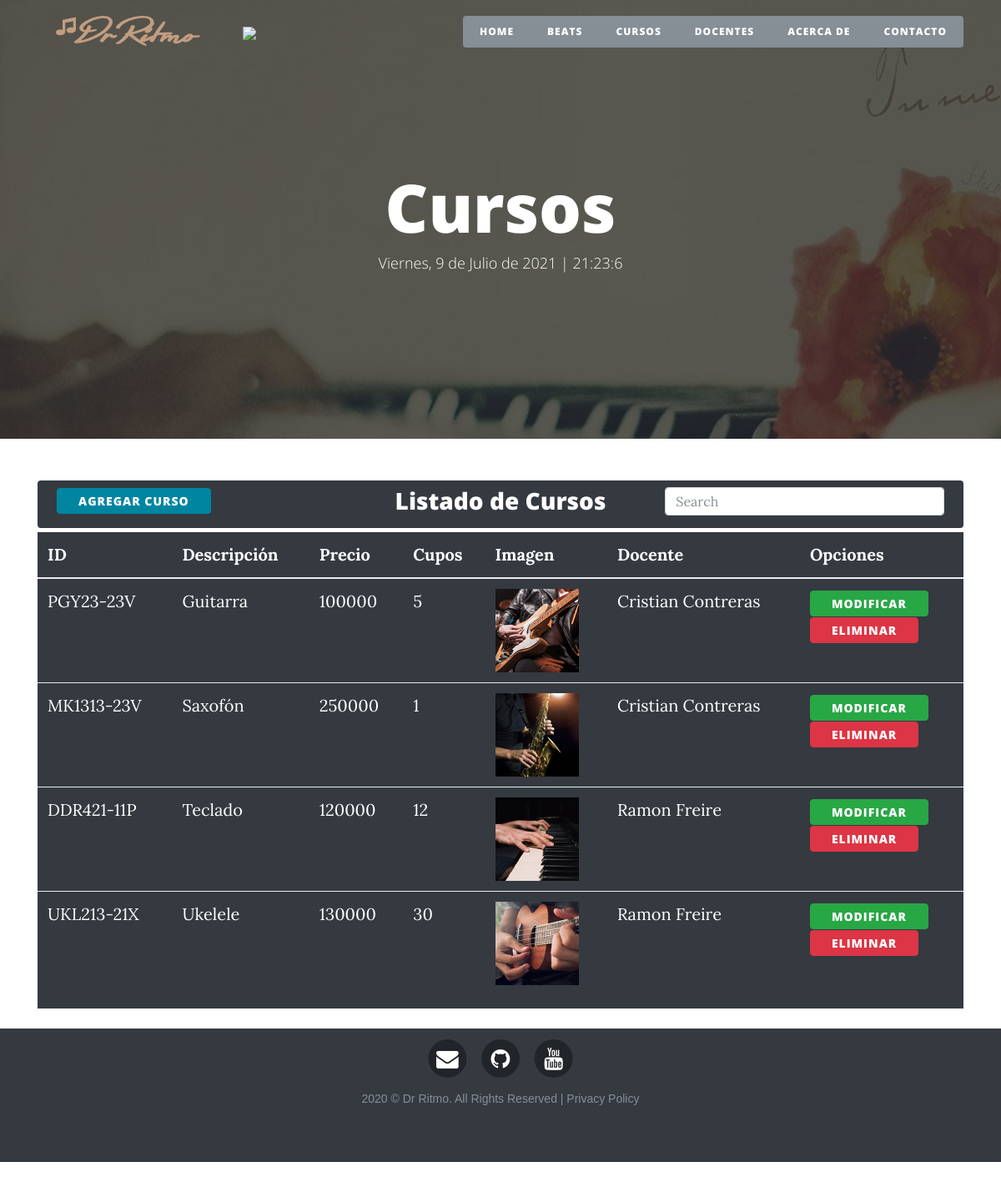
Screenshot of /cursos/ with the database file from the repository.
### cursos/models.py (models this page shows, shortened)
class Curso(models.Model):
    idCurso = models.CharField(primary_key=True,max_length=10,verbose_name='ID')
    descripcion = models.CharField(max_length=100,verbose_name='Descripción')
    precio = models.IntegerField(verbose_name='Precio Unitario')
    stock = models.IntegerField(verbose_name='Stock')
    imagen = models.ImageField(verbose_name='Imagen',upload_to='cursos',null=True,blank=True)
    docente = models.ForeignKey(Docente, on_delete=models.CASCADE)
    class Meta:
        verbose_name='curso'
        verbose_name_plural='cursos'
        ordering = ['descripcion']

class Docente(models.Model):
    idDocente = models.IntegerField(primary_key=True, verbose_name='ID')
    docente = models.CharField(max_length=50,verbose_name='Docente')
    class Meta:
        verbose_name='docente'
        verbose_name_plural='docentes'
        ordering = ['docente']
    def __str__(self):
        return self.docente

### cursos/views.py (the view)
# urls.py: path('cursos/', cursos_views.cursos, name='cursos'),
def cursos(request):
    cursos = Curso.objects.all()
    return render(request, "cursos/cursos.html",{'cursos':cursos})

### cursos/templates/cursos/cursos.html (shortened to what this page needs)
{% extends 'core/base.html' %}
{% load static %}
{% block img-background %}{% static 'core/img/cursos-bg.jpg' %}{% endblock %}
{% block headers %}
    <h1>Cursos</h1>
{% endblock %}
{% block content %}
    <div class="container">
        <div class="row bg-dark text-white p-2 mb-1 mt-1 rounded">
            <div class="col">
                <a href="{% url 'add_curso' %}">
                    <button class="btn btn-primary py-1 rounded">Agregar Curso</button >
                </a>
            </div>
            <div class="col text-center">
                <h3>Listado de Cursos</h3>
            </div>
            <div class="col">
                <form class="d-flex">
                    <input id="texto_buscado" class="form-control me-2 py-1" type="search" placeholder="Search" aria-label="Search">
                  </form>
            </div>
        </div>
        <div class="row">
            <div class="table-responsive bg-dark text-white" id="datos_tabla">
                <table class="table table-hover ">
                    <thead>
                        <tr>
                            <th>ID</th>
                            <th>Descripción</th>
                            <th>Precio</th>
                            <th>Cupos</th>
                            <th>Imagen</th>
                            <th>Docente</th>
                            <th>Opciones</th>
                        </tr>
                    </thead>
                    <tbody>
                        {% for c in cursos %}
                            <tr>
                                <td>{{c.idCurso}}</td>
                                <td>{{c.descripcion}}</td>
                                <td>{{c.precio}}</td>
                                <td>{{c.stock}}</td>
                                {% if c.imagen %}
                                    <td><img class="img-producto" src="{{c.imagen.url}}" alt=""></td>
                                {% else %}
                                    <td><img class="img-producto" src="{% static 'core/img/image_not_found.jpg' %}" alt=""></td>
                                {% endif %}
                                <td>{{c.docente}}</td>
                                <td>
                                    <a class="btn btn-success py-1 rounded" href="{% url 'mod_curso' c.idCurso %}">Modificar</a><br>
                                    <a class="btn btn-danger py-1 rounded" href="{% url 'del_curso' c.idCurso %}">Eliminar</a>
                                </td>
                            </tr>
                        {% endfor %}
                    </tbody>
                </table>
            </div>
        </div>
    </div>
{% endblock %}

### core/templates/core/base.html (shortened to what this page needs)
<!DOCTYPE html>
<html lang="es-CL">
    <head>
        {% load static %}
        <link href="{% static 'core/vendor/bootstrap/css/bootstrap.css' %}" rel="stylesheet">
        <link href="{% static 'core/vendor/font-awesome/css/font-awesome.css' %}" rel="stylesheet" type="text/css">
        <link href="{% static 'core/css/clean-blog.min.css' %}" rel="stylesheet">
        <link href="{% static 'core/css/styles.css' %}" rel="stylesheet">
    </head>
    <body onload="relog(),fetchUsers(),cargarModo()">
        <nav class="navbar navbar-expand-lg navbar-dark fixed-top" id="mainNav">
            <div class="container">
                <a class="navbar-brand" href="{% url 'home' %}"><img src="{% static 'core/img/logo2.png' %}" alt=""></a>
                <a href="" onclick="cambiarModo();"><img class="img-fluid" style="width: 30px;" src="https://img.icons8.com/doodle/96/000000/light-on--v1.png"/></a>
                <div class="collapse navbar-collapse" id="navbarResponsive">
                    <ul class="navbar-nav ml-auto bg-secondary rounded">
                        <li class="nav-item">
                            <a class="nav-link" href="{% url 'home' %}">Home</a>
                        </li>
                        <li class="nav-item">
                            <a class="nav-link" href="{% url 'portfolio' %}">Beats</a>
                        </li>
                        <li class="nav-item">
                        <a class="nav-link" href="{% url 'cursos-publicos' %}">Cursos</a>
                        </li>
                        <li class="nav-item">
                            <a class="nav-link" href="{% url 'docentes' %}">Docentes</a>
                        </li>
                        <li class="nav-item">
                            <a class="nav-link" href="{% url 'about' %}">Acerca de</a>
                        </li>
                        <li class="nav-item">
                            <a class="nav-link" href="{% url 'contact' %}">Contacto</a>
                        </li>
                    </ul>
                </div>
            </div>
        </nav>
        <header class="masthead" style="background-image: url('{% block img-background %}{% endblock %}')">
            <div class="overlay">
            </div>
            <div class="container">
                <div class="row">
                    <div class="col-lg-8 col-md-10 mx-auto">
                        <div class="site-heading">
                            {% block headers %}{% endblock %}
                            <span id="relog" class="subheading" style="font-size: 18px;"></span>
                        </div>
                    </div>
                </div>
            </div>
        </header>
        <div class="container mt-4 mb-4">
            {% block content %}{% endblock %}
        </div>
        <footer class="bg-dark mt-4 mb-4">
            <div class="container">
                <div class="row">
                    <div class="col-lg-8 col-md-10 mx-auto">
                        <ul class="list-inline text-center">
                            <li class="list-inline-item">
                                <a href="mailto:contacto@drritmo.com">
                                    <span class="fa-stack fa-lg">
                                    <i class="fa fa-circle fa-stack-2x"></i>
                                    <i class="fa fa-envelope fa-stack-1x fa-inverse"></i>
                                    </span>
                                </a>
                            </li>
                            <li class="list-inline-item">
                                <a href="https://github.com/" target="_blank">
                                    <span class="fa-stack fa-lg">
                                        <i class="fa fa-circle fa-stack-2x"></i>
                                        <i class="fa fa-github fa-stack-1x fa-inverse"></i>
                                    </span>
                                </a>
                            </li>
                            <li class="list-inline-item">
                                <a href="https://www.youtube.com/" target="_blank">
                                    <span class="fa-stack fa-lg">
                                        <i class="fa fa-circle fa-stack-2x"></i>
                                        <i class="fa fa-youtube fa-stack-1x fa-inverse"></i>
                                    </span>
                                </a>
                            </li>
                        </ul>
                        <p class="copyright text-muted">2020 © Dr Ritmo. All Rights Reserved | Privacy Policy</p>
                    </div>
                </div>
            </div>
        </footer>
        <link href="{% static 'core/css/my-styles.css' %}" rel="stylesheet">
    </body>
</html>

### core/static/core/css/my-styles.css (style rules this page uses)
p { font-family: Verdana, Geneva, Tahoma, sans-serif; font-size: 15px; }
.claro { background-color: #ffffff; color: #000000; transition: 1s; }
.img-producto { width: 100px; height: 100px; }

### rows the page displays
Curso: idCurso "PGY23-23V", descripcion "Guitarra", precio "100000", stock "5", imagen (picture), docente "Cristian Contreras"
Curso: idCurso "MK1313-23V", descripcion "Saxofón", precio "250000", stock "1", imagen (picture), docente "Cristian Contreras"
Curso: idCurso "DDR421-11P", descripcion "Teclado", precio "120000", stock "12", imagen (picture), docente "Ramon Freire"
Curso: idCurso "UKL213-21X", descripcion "Ukelele", precio "130000", stock "30", imagen (picture), docente "Ramon Freire"
